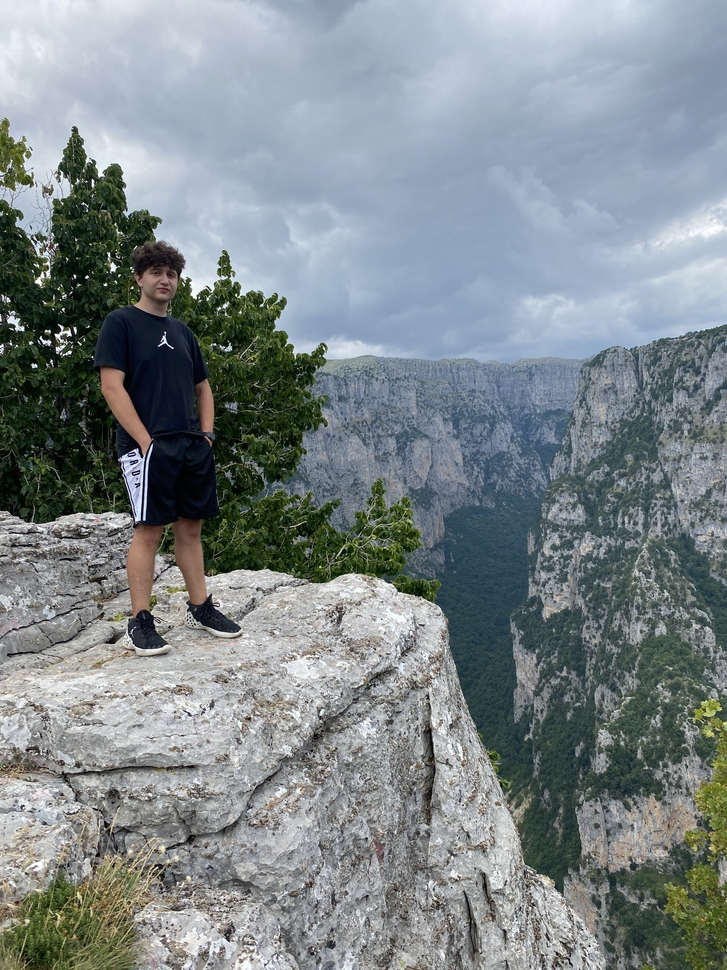
#> input picture Scikit/IMG_6489.jpg, 727 x 970 px, shrunk from 3024 x 4032 before the run, found by its file name
$ python 'import cv2.py'
#> lines starting #> are read from the running program, lines starting #| are printed output that depends on the picture
import cv2
import matplotlib.pyplot as plt

# Διάβασε μια εικόνα από τον δίσκο
image = cv2.imread("D:\Diploma\ScikitLearn\IMG_6489.jpg")
#> image is the input picture: shape (970, 727, 3); mean B, G, R 138.5, 135.4, 126.5

# Εμφάνισε την εικόνα
cv2.imshow('Image', image)
cv2.waitKey(0)
cv2.destroyAllWindows()

# Χωρίσε την εικόνα σε κανάλια BGR
b, g, r = cv2.split(image)
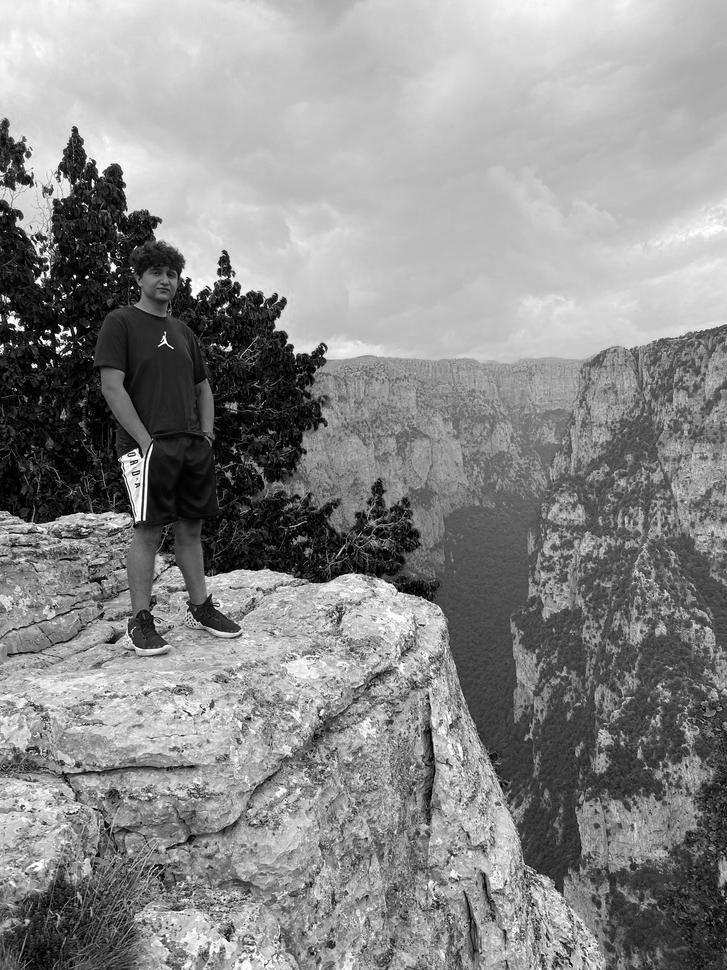
#> b: shape (970, 727); min 0, max 255, mean 138.5
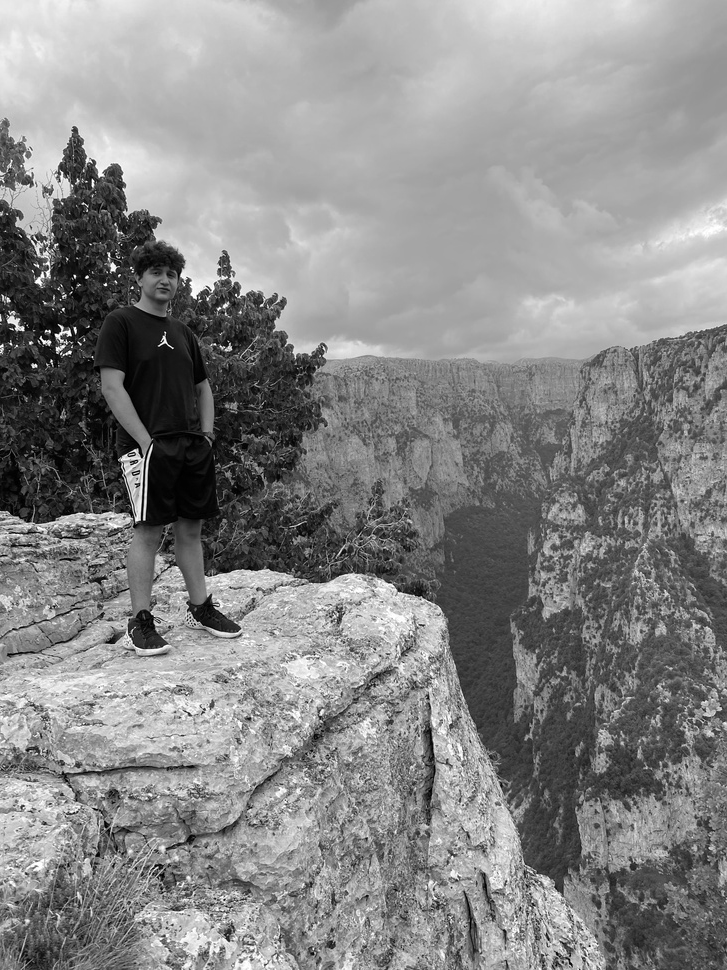
#> g: shape (970, 727); min 0, max 255, mean 135.4
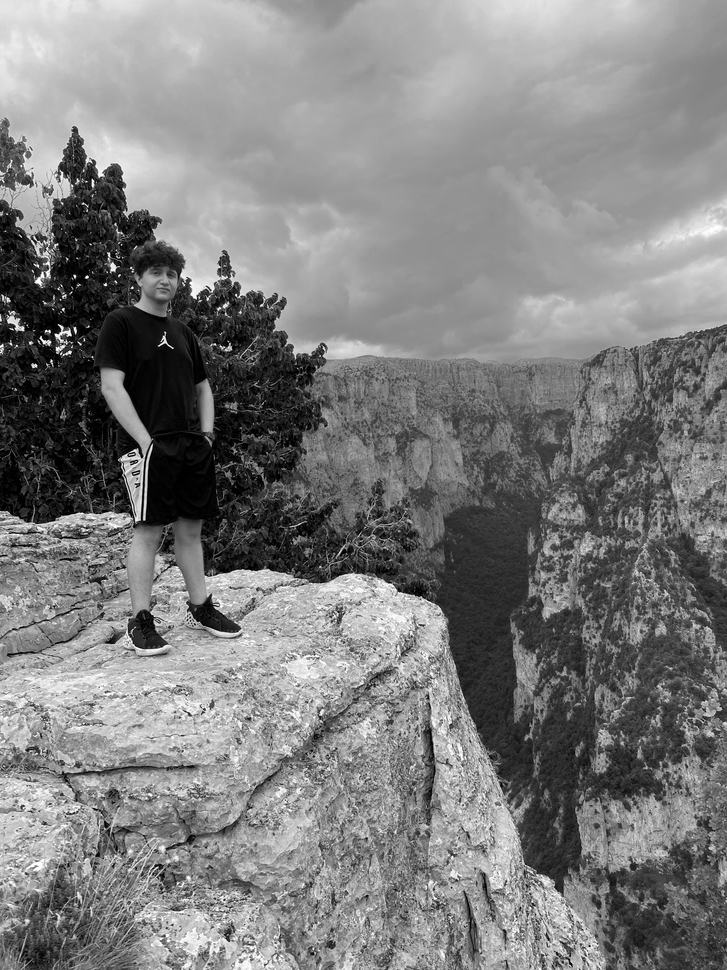
#> r: shape (970, 727); min 0, max 255, mean 126.5

# Υπολόγισε τα ιστογράμματα των καναλιών
#> (the run stopped early here; a loop or call above may not have finished)
